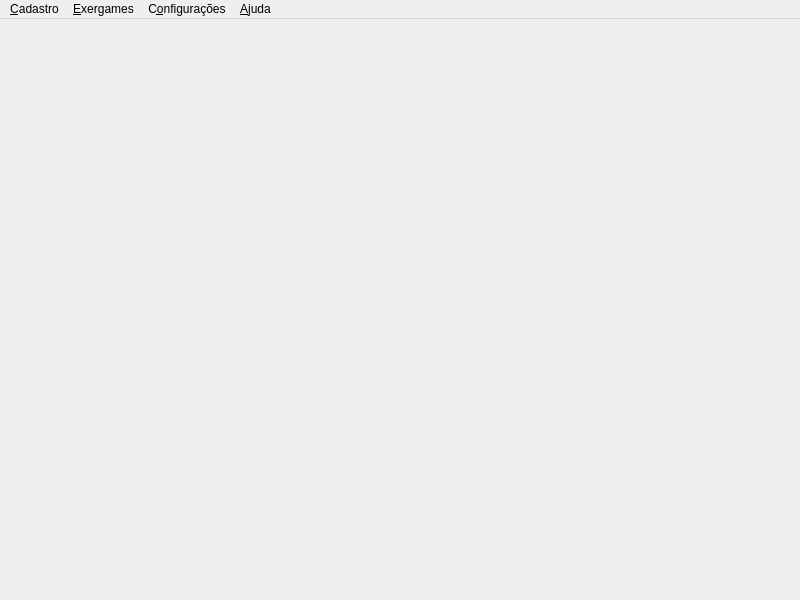
<?xml version="1.0" encoding="UTF-8"?>
<ui version="4.0">
 <class>MainView</class>
 <widget class="QMainWindow" name="MainView">
  <property name="geometry">
   <rect>
    <x>0</x>
    <y>0</y>
    <width>800</width>
    <height>600</height>
   </rect>
  </property>
  <property name="maximumSize">
   <size>
    <width>16777214</width>
    <height>16777215</height>
   </size>
  </property>
  <property name="windowTitle">
   <string>Plataforma T-TEA</string>
  </property>
  <property name="windowIcon">
   <iconset resource="../resources.qrc">
    <normaloff>:/icons/system/appicon</normaloff>:/icons/system/appicon</iconset>
  </property>
  <widget class="QWidget" name="wid_main">
   <layout class="QVBoxLayout" name="lay_main">
    <item>
     <spacer name="vs_menu">
      <property name="orientation">
       <enum>Qt::Orientation::Vertical</enum>
      </property>
      <property name="sizeHint" stdset="0">
       <size>
        <width>20</width>
        <height>40</height>
       </size>
      </property>
     </spacer>
    </item>
   </layout>
  </widget>
  <widget class="QMenuBar" name="mnu_main">
   <property name="geometry">
    <rect>
     <x>0</x>
     <y>0</y>
     <width>800</width>
     <height>33</height>
    </rect>
   </property>
   <widget class="QMenu" name="mnu_file">
    <property name="title">
     <string>&amp;Cadastro</string>
    </property>
    <addaction name="act_player"/>
    <addaction name="separator"/>
    <addaction name="act_exit"/>
    <addaction name="separator"/>
   </widget>
   <widget class="QMenu" name="mnu_exergames">
    <property name="title">
     <string>&amp;Exergames</string>
    </property>
   </widget>
   <widget class="QMenu" name="mnu_settings">
    <property name="title">
     <string>C&amp;onfigurações</string>
    </property>
    <addaction name="act_kartea"/>
    <addaction name="separator"/>
    <addaction name="act_calibration"/>
    <addaction name="separator"/>
   </widget>
   <widget class="QMenu" name="mnu_help">
    <property name="title">
     <string>&amp;Ajuda</string>
    </property>
    <addaction name="act_help"/>
    <addaction name="separator"/>
    <addaction name="act_about"/>
   </widget>
   <addaction name="mnu_file"/>
   <addaction name="mnu_exergames"/>
   <addaction name="mnu_settings"/>
   <addaction name="mnu_help"/>
  </widget>
  <action name="act_exit">
   <property name="text">
    <string>&amp;Sair</string>
   </property>
   <property name="shortcut">
    <string>Ctrl+Q</string>
   </property>
  </action>
  <action name="act_player">
   <property name="text">
    <string>Jogador</string>
   </property>
   <property name="shortcut">
    <string>Ctrl+J</string>
   </property>
  </action>
  <action name="act_kartea">
   <property name="icon">
    <iconset resource="../resources.qrc">
     <normaloff>:/icons/ui/menu/kartea4icon</normaloff>:/icons/ui/menu/kartea4icon</iconset>
   </property>
   <property name="text">
    <string>KarTEA</string>
   </property>
  </action>
  <action name="act_calibration">
   <property name="text">
    <string>&amp;Calibração</string>
   </property>
   <property name="shortcut">
    <string>F4</string>
   </property>
  </action>
  <action name="act_help">
   <property name="icon">
    <iconset resource="../resources.qrc">
     <normaloff>:/icons/ui/menu/question</normaloff>:/icons/ui/menu/question</iconset>
   </property>
   <property name="text">
    <string>&amp;Ajuda</string>
   </property>
   <property name="shortcut">
    <string>F1</string>
   </property>
  </action>
  <action name="act_about">
   <property name="icon">
    <iconset resource="../resources.qrc">
     <normaloff>:/icons/ui/menu/info</normaloff>:/icons/ui/menu/info</iconset>
   </property>
   <property name="text">
    <string>&amp;Sobre...</string>
   </property>
  </action>
 </widget>
 <resources>
  <include location="../resources.qrc"/>
 </resources>
 <connections/>
</ui>
